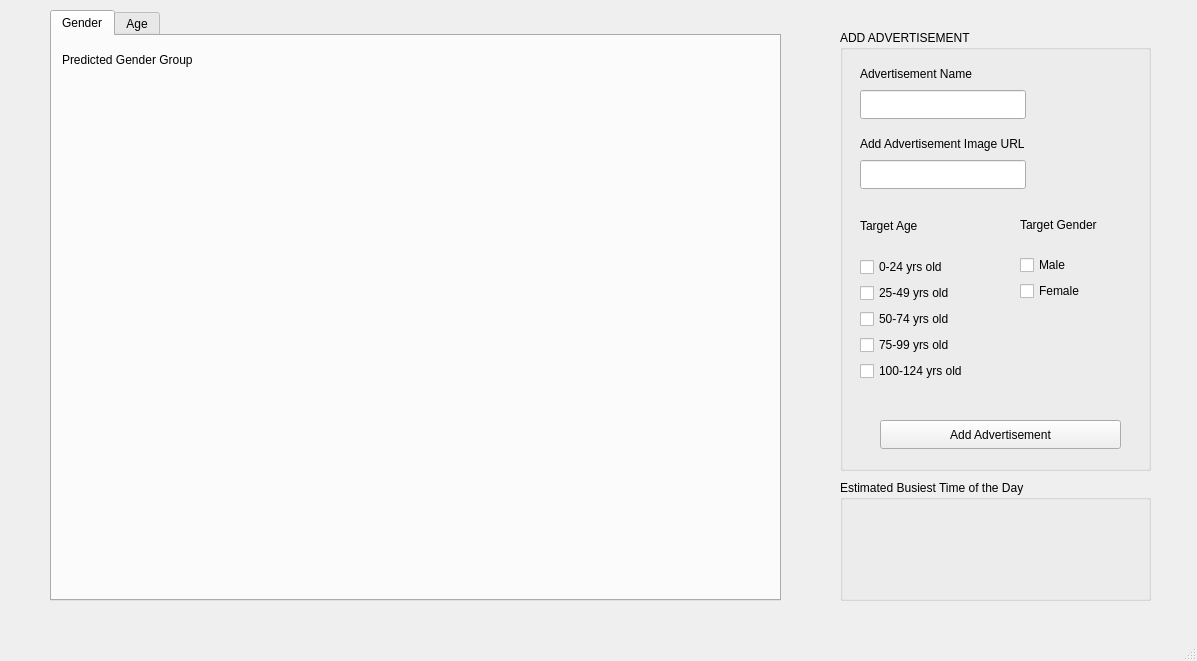
<?xml version="1.0" encoding="UTF-8"?>
<ui version="4.0">
 <class>MainWindow</class>
 <widget class="QMainWindow" name="MainWindow">
  <property name="geometry">
   <rect>
    <x>0</x>
    <y>0</y>
    <width>1197</width>
    <height>661</height>
   </rect>
  </property>
  <property name="windowTitle">
   <string>MainWindow</string>
  </property>
  <widget class="QWidget" name="centralwidget">
   <widget class="QGroupBox" name="groupBox">
    <property name="geometry">
     <rect>
      <x>840</x>
      <y>30</y>
      <width>311</width>
      <height>441</height>
     </rect>
    </property>
    <property name="title">
     <string>ADD ADVERTISEMENT</string>
    </property>
    <widget class="QLabel" name="label_4">
     <property name="geometry">
      <rect>
       <x>20</x>
       <y>100</y>
       <width>211</width>
       <height>28</height>
      </rect>
     </property>
     <property name="text">
      <string>Add Advertisement Image URL</string>
     </property>
    </widget>
    <widget class="QLineEdit" name="adNameEdit">
     <property name="geometry">
      <rect>
       <x>20</x>
       <y>60</y>
       <width>166</width>
       <height>29</height>
      </rect>
     </property>
    </widget>
    <widget class="QLabel" name="label">
     <property name="geometry">
      <rect>
       <x>20</x>
       <y>30</y>
       <width>167</width>
       <height>28</height>
      </rect>
     </property>
     <property name="text">
      <string>Advertisement Name</string>
     </property>
    </widget>
    <widget class="QWidget" name="verticalLayoutWidget">
     <property name="geometry">
      <rect>
       <x>180</x>
       <y>170</y>
       <width>112</width>
       <height>101</height>
      </rect>
     </property>
     <layout class="QVBoxLayout" name="verticalLayout_2">
      <item>
       <widget class="QLabel" name="label_3">
        <property name="text">
         <string>Target Gender</string>
        </property>
       </widget>
      </item>
      <item>
       <widget class="QCheckBox" name="r_male">
        <property name="text">
         <string>Male</string>
        </property>
       </widget>
      </item>
      <item>
       <widget class="QCheckBox" name="r_female">
        <property name="text">
         <string>Female</string>
        </property>
       </widget>
      </item>
     </layout>
    </widget>
    <widget class="QWidget" name="layoutWidget">
     <property name="geometry">
      <rect>
       <x>20</x>
       <y>170</y>
       <width>154</width>
       <height>181</height>
      </rect>
     </property>
     <layout class="QVBoxLayout" name="verticalLayout">
      <item>
       <widget class="QLabel" name="label_2">
        <property name="text">
         <string>Target Age</string>
        </property>
       </widget>
      </item>
      <item>
       <widget class="QCheckBox" name="r_0_24">
        <property name="text">
         <string>0-24 yrs old</string>
        </property>
       </widget>
      </item>
      <item>
       <widget class="QCheckBox" name="r_25_49">
        <property name="text">
         <string>25-49 yrs old</string>
        </property>
       </widget>
      </item>
      <item>
       <widget class="QCheckBox" name="r_50_74">
        <property name="text">
         <string>50-74 yrs old</string>
        </property>
       </widget>
      </item>
      <item>
       <widget class="QCheckBox" name="r_75_99">
        <property name="text">
         <string>75-99 yrs old</string>
        </property>
       </widget>
      </item>
      <item>
       <widget class="QCheckBox" name="r_100_124">
        <property name="text">
         <string>100-124 yrs old</string>
        </property>
       </widget>
      </item>
     </layout>
    </widget>
    <widget class="QPushButton" name="pushButton">
     <property name="geometry">
      <rect>
       <x>40</x>
       <y>390</y>
       <width>241</width>
       <height>29</height>
      </rect>
     </property>
     <property name="mouseTracking">
      <bool>false</bool>
     </property>
     <property name="text">
      <string>Add Advertisement</string>
     </property>
    </widget>
    <widget class="QLineEdit" name="urlEdit">
     <property name="geometry">
      <rect>
       <x>20</x>
       <y>130</y>
       <width>166</width>
       <height>29</height>
      </rect>
     </property>
    </widget>
   </widget>
   <widget class="QGroupBox" name="groupBox_3">
    <property name="geometry">
     <rect>
      <x>840</x>
      <y>480</y>
      <width>311</width>
      <height>121</height>
     </rect>
    </property>
    <property name="title">
     <string>Estimated Busiest Time of the Day</string>
    </property>
   </widget>
   <widget class="QTabWidget" name="Predictor">
    <property name="geometry">
     <rect>
      <x>50</x>
      <y>10</y>
      <width>731</width>
      <height>591</height>
     </rect>
    </property>
    <property name="currentIndex">
     <number>0</number>
    </property>
    <widget class="QWidget" name="tab">
     <attribute name="title">
      <string>Gender</string>
     </attribute>
     <widget class="QFrame" name="horizontalFrame">
      <property name="geometry">
       <rect>
        <x>10</x>
        <y>40</y>
        <width>701</width>
        <height>491</height>
       </rect>
      </property>
      <layout class="QHBoxLayout" name="horizontalLayout"/>
     </widget>
     <widget class="QLabel" name="label_5">
      <property name="geometry">
       <rect>
        <x>10</x>
        <y>10</y>
        <width>211</width>
        <height>28</height>
       </rect>
      </property>
      <property name="text">
       <string>Predicted Gender Group</string>
      </property>
     </widget>
    </widget>
    <widget class="QWidget" name="tab_2">
     <attribute name="title">
      <string>Age</string>
     </attribute>
     <widget class="QLabel" name="label_6">
      <property name="geometry">
       <rect>
        <x>10</x>
        <y>10</y>
        <width>211</width>
        <height>28</height>
       </rect>
      </property>
      <property name="text">
       <string>Predicted Age Group</string>
      </property>
     </widget>
     <widget class="QFrame" name="horizontalFrame_2">
      <property name="geometry">
       <rect>
        <x>10</x>
        <y>40</y>
        <width>701</width>
        <height>491</height>
       </rect>
      </property>
      <layout class="QHBoxLayout" name="horizontalLayout_2"/>
     </widget>
    </widget>
   </widget>
  </widget>
  <widget class="QStatusBar" name="statusbar"/>
 </widget>
 <resources/>
 <connections/>
</ui>
